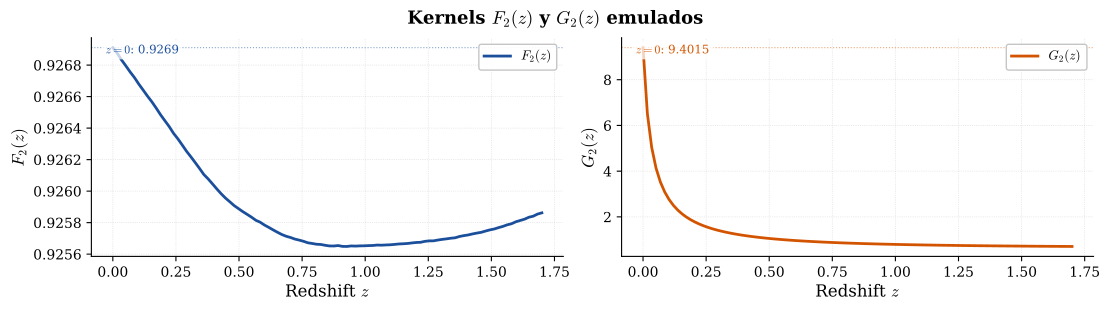

Python code for this plot:
import os

import numpy as np

import joblib

import tensorflow.keras as K

import matplotlib.pyplot as plt
import matplotlib.ticker as mticker
from matplotlib.gridspec import GridSpec, GridSpecFromSubplotSpec

from numerical.ode import calKernels
from emulator.inference import (
    load_split, scale_split, unscale, make_prediction,
    relative_error_pct, percentile_report, emulate,
)

params = {
               "k1" : 0.1,   # min: 0.001 || max: 0.6
               "k2" : 0.1,   # min: 0.001 || max: 0.6
              "x12" : 0.2,   # min: -1    || max: 1
              "Om0" : 0.3,   # min: 0.1   || max: 0.4
         "log10fR0" : -5.7,  # max: -7    || max: -4
            "z_max" : 1.7,   #            || max: 1
            "invH0" : 2997.92458,
       "batch_size" : 64,
           "etaini" : -4,
          "N_steps" : 4,
    "path_datasets" : "./src/datasets/",
       "path_model" : "./src/model/"
}

_RC = {
    # Tipografía
    "font.family":          "serif",
    "mathtext.fontset":     "cm",
    # Tamaños base
    "axes.titlesize":       13,
    "axes.labelsize":       12,
    "xtick.labelsize":      10,
    "ytick.labelsize":      10,
    "legend.fontsize":      9.5,
    # Leyenda
    "legend.framealpha":    0.90,
    "legend.edgecolor":     "0.75",
    "legend.handlelength":  2.0,
    # Cuadrícula
    "axes.grid":            True,
    "grid.linestyle":       ":",
    "grid.linewidth":       0.5,
    "grid.alpha":           0.50,
    # Bordes
    "axes.spines.top":      False,
    "axes.spines.right":    False,
    # Layout y guardado
    "figure.constrained_layout.use": True,
    "savefig.dpi":          600,
    "savefig.bbox":         "tight",
}

_C_TRUE = "#1B4F9B"   # azul profundo   → valores numéricos
_C_PRED = "#C0392B"   # rojo oscuro     → predicción emulador
_C_FILL = "#EAB7B2"   # rojo suave      → banda de diferencia
_C_F2   = "#1B4F9B"   # azul            → F₂
_C_G2   = "#D35400"   # naranja oscuro  → G₂
_C_HIST = "#2980B9"   # azul claro      → barras histograma
_C_P99  = "#C0392B"   # rojo            → línea de percentil 99

_NAMES  = [r"\mathcal{A}", r"\mathcal{A}^{\prime}", r"\mathcal{B}", r"\mathcal{B}^{\prime}"]
_DELTA_NAMES = [r"$\Delta\mathcal{A}\;[\%]$", r"$\Delta\mathcal{A}^{\prime}\;[\%]$",
                r"$\Delta\mathcal{B}\;[\%]$", r"$\Delta\mathcal{B}^{\prime}\;[\%]$"]

def importModel():
    path_model = params["path_model"]

    scaler_i = joblib.load(os.path.join(path_model, "scaler_i.pkl"))
    scaler_o = joblib.load(os.path.join(path_model, "scaler_o.pkl"))

    model = K.models.load_model(os.path.join(path_model, "model.keras"))

    return model, scaler_i, scaler_o

def loadData():
    path_datasets = params["path_datasets"]

    test = load_split(path_datasets, "test")

    print("Samples size:")
    print(f"Test: {len(test)}.\n")

    return test

# ### Relative error

def _plotComparation(scaled_x, unscaled_y, unscaled_y_predic, scaler_i):
    # ── Desescalar y seleccionar bloque z ─────────────────────────────────
    N_group    = 64
    unscaled_x = scaler_i.inverse_transform(scaled_x)
    idx        = np.argsort(unscaled_x[:N_group, 0])
    z_arr      = unscaled_x[:N_group][idx, 0]
    y_true     = unscaled_y[:N_group][idx]
    y_pred     = unscaled_y_predic[:N_group][idx]
    k1_v, k2_v, x12_v, Om0_v, lfR0_v = unscaled_x[0, 1:]

    # ── Construir figura ──────────────────────────────────────────────────
    _rc_local = {**_RC, "figure.constrained_layout.use": False}
    with plt.rc_context(_rc_local):

        fig = plt.figure(figsize=(11, 10))

        # Grilla exterior 2×2 (cada celda = 1 panel compuesto)
        outer = GridSpec(
            2, 2, figure=fig,
            hspace=0.15, wspace=0.30,
            top=0.93, bottom=0.07, left=0.09, right=0.97,
        )

        axes_m, axes_r = [], []
        for i in range(2):
            for j in range(2):
                # Sub-grilla interior: panel principal (alto 3) + residual (alto 1)
                inner = GridSpecFromSubplotSpec(
                    2, 1,
                    subplot_spec=outer[i, j],
                    height_ratios=[3, 1],
                    hspace=0.06,
                )
                ax_m = fig.add_subplot(inner[0])
                ax_r = fig.add_subplot(inner[1], sharex=ax_m)
                axes_m.append(ax_m)
                axes_r.append(ax_r)
                plt.setp(ax_m.get_xticklabels(), visible=False)  # ocultar x en main

        fig.suptitle(
            r"Comparación entre resultados numéricos vs emulados",
            fontsize=14, fontweight="bold",
        )

        # ── Cuadro de parámetros en panel A' (k=1) ───────────────────────
        param_text = "\n".join([
            "Configuración de modo",
            rf"$k_1 = {k1_v:.4f}\ h\,\mathrm{{Mpc}}^{{-1}}$",
            rf"$k_2 = {k2_v:.4f}\ h\,\mathrm{{Mpc}}^{{-1}}$",
            rf"$x_{{12}} = \hat{{k}}_1\cdot\hat{{k}}_2 = {x12_v:.4f}$",
            "",
            "Parámetros cosmológicos",
            rf"$\Omega_m = {Om0_v:.4f}$",
            rf"$\log_{{10}}(fR_0) = {lfR0_v:.4f}$",
        ])
        axes_m[1].text(
            0.97, 0.04,
            param_text,
            transform=axes_m[1].transAxes,
            ha="right", va="bottom",
            fontsize=8.2,
            linespacing=1.6,
            bbox=dict(
                boxstyle="round,pad=0.55",
                facecolor="#FEFCE8",    # crema suave
                alpha=0.93,
                edgecolor="0.55",
                linewidth=0.9,
            ),
        )

        # ── Paneles ───────────────────────────────────────────────────────
        for k, (ax_m, ax_r) in enumerate(zip(axes_m, axes_r)):
            truth   = y_true[:, k]
            pred    = y_pred[:, k]
            rel_pct = (pred / truth - 1.0) * 100.0   # Δy [%]

            # — Panel principal —
            ax_m.plot(z_arr, truth, color=_C_TRUE, lw=1.8,
                      label="Numérico", zorder=3)
            ax_m.plot(z_arr, pred,   color=_C_PRED, lw=1.4, ls="--",
                      label="Emulador", zorder=3)
            ax_m.fill_between(z_arr, truth, pred,
                              color=_C_FILL, alpha=0.30, zorder=2)
            ax_m.set_ylabel(rf"${_NAMES[k]}$", fontsize=12)
            # ax_m.set_title(_NAMES[k], fontsize=13, pad=5)
            if k == 0:
                ax_m.legend(loc="lower right", fontsize=9)

            # — Panel residual —
            ax_r.plot(z_arr, rel_pct, color="0.20", lw=1.2, zorder=3)
            ax_r.axhline(0.0, color="0.50", lw=0.7, ls=":", zorder=2)
            ax_r.fill_between(
                z_arr, rel_pct, 0.0,
                where=(rel_pct >= 0), color=_C_TRUE, alpha=0.15, zorder=1,
            )
            ax_r.fill_between(
                z_arr, rel_pct, 0.0,
                where=(rel_pct < 0),  color=_C_PRED, alpha=0.15, zorder=1,
            )

            amax = max(np.abs(rel_pct).max() * 1.35, 0.02)
            ax_r.set_ylim(-amax, amax)
            ax_r.set_ylabel(rf"{_DELTA_NAMES[k]}", fontsize=9, labelpad=2)
            ax_r.yaxis.set_major_locator(
                mticker.MaxNLocator(nbins=3, symmetric=True)
            )
            ax_r.yaxis.set_major_formatter(mticker.FormatStrFormatter("%.2f"))
            ax_r.tick_params(axis="both", labelsize=8)

        # Etiqueta x sólo en paneles residuales inferiores (k=2,3)
        for ax_r in axes_r[2:]:
            ax_r.set_xlabel(r"Redshift $z$", fontsize=11)

        plt.savefig("comparation.pdf")
        plt.show()

def plotRelError(rel_error):
    with plt.rc_context(_RC):
        fig, axes = plt.subplots(2, 2, figsize=(11, 8))
        fig.suptitle(
            "Error relativo porcentual del emulador",
            fontsize=14, fontweight="bold",
        )

        for c in range(2):
            for r in range(2):
                k   = r * 2 + c
                ax  = axes[r, c]
                err = rel_error.T[k]

                # ── Percentil 99 adaptativo ──────────────────────────────
                p99 = float(np.percentile(np.abs(err), 99))
                rng = (-p99 * 1.08, p99 * 1.08)

                n, bins, _ = ax.hist(
                    err, bins=60, range=rng,
                    log=True, orientation="horizontal",
                    color=_C_HIST, alpha=0.75,
                    edgecolor="white", linewidth=0.2,
                )

                # ── Línea de percentil 99 ────────────────────────────────
                ax.axhline(+p99, color=_C_P99, lw=1.6, ls="--", zorder=5,
                           label=rf"$p_{{99}} = {p99:.2f}\%$")
                ax.axhline(-p99, color=_C_P99, lw=1.6, ls="--", zorder=5)
                ax.axhline(0.0,  color="0.40", lw=0.8, ls=":",  zorder=4)

                # Zona sombreada fuera del percentil 99
                ax.axhspan(+p99,  rng[1], color=_C_P99, alpha=0.07, zorder=1)
                ax.axhspan(rng[0], -p99,  color=_C_P99, alpha=0.07, zorder=1)

                ax.set_ylabel(
                    rf"$\Delta\,{_NAMES[k]}\;[\%]$", fontsize=12, labelpad=3
                )
                ax.set_xlabel("Frecuencia", fontsize=11)
                # ax.set_title(
                #     rf"Error relativo de {_NAMES[k]}", fontsize=12
                # )
                ax.set_ylim(rng)
                ax.legend(fontsize=9, loc="lower right",
                          handlelength=1.2, framealpha=0.85)

        plt.savefig("error.pdf")
        plt.show()

def plotKernels(z_arr, F2, G2, F2_gr=None, G2_gr=None):
    data = [(F2, _C_F2, r"$F_2(z)$"), (G2, _C_G2, r"$G_2(z)$")]
    refs = [F2_gr, G2_gr]

    with plt.rc_context(_RC):
        fig, axes = plt.subplots(1, 2, figsize=(11, 3))
        fig.suptitle(
            r"Kernels $F_2(z)$ y $G_2(z)$ emulados",
            fontsize=13, fontweight="bold",
        )

        _gr_labels = [r"$F_2^{\rm GR}(z)$", r"$G_2^{\rm GR}(z)$"]
        for i, (ax, (vals, color, label), ref) in enumerate(zip(axes, data, refs)):
            # ── Curva principal ──────────────────────────────────────────
            ax.plot(z_arr, vals, color=color, lw=2.0,
                    label=label, zorder=3)

            # ── Referencia GR (si se proporcionó) ───────────────────────
            if ref is not None:
                ax.plot(z_arr, ref, color="0.50", lw=1.2, ls="--",
                        label=_gr_labels[i], zorder=2)
                # Banda de desviación respecto a GR
                ax.fill_between(z_arr, vals, ref,
                                color=color, alpha=0.12, zorder=1,
                                label=r"$\Delta$ (mod. grav.)")

            # ── Línea punteada en z=0 ────────────────────────────────────
            ax.axhline(vals[0], color=color, lw=0.8, ls=":",
                       alpha=0.55, zorder=2)
            ax.text(
                0.03, 0.97,
                rf"$z=0$: {vals[0]:.4f}",
                transform=ax.transAxes, ha="left", va="top",
                fontsize=8.5, color=color,
                bbox=dict(boxstyle="round,pad=0.25",
                          facecolor="white", alpha=0.75, edgecolor="none"),
            )

            ax.set_xlabel(r"Redshift $z$", fontsize=12)
            ax.set_ylabel(label, fontsize=12)
            # ax.set_title(label, fontsize=13)
            ax.legend(fontsize=9.5, loc="upper right")

        plt.savefig("kernels.pdf")
        plt.show()

# ### Main

model, scaler_i, scaler_o = importModel()
test  = loadData()

scaled_x, scaled_y = scale_split(test, scaler_i, scaler_o)
scaled_y_predic     = make_prediction(model, scaled_x, params["batch_size"])

unscaled_y        = unscale(scaled_y, scaler_o)
unscaled_y_predic = unscale(scaled_y_predic, scaler_o)

test_error = relative_error_pct(unscaled_y, unscaled_y_predic)
percentile_report(test_error)
_plotComparation(scaled_x, unscaled_y, unscaled_y_predic, scaler_i)

plotRelError(test_error)

k1       = params["k1"]
k2       = params["k2"]
x12      = params["x12"]
Om0      = params["Om0"]
fR0      = 10**params["log10fR0"]
z_max    = params["z_max"]

z_arr = np.linspace(0, z_max, 100)
args = np.array([k1, k2, x12, Om0, fR0])

AB_functions = emulate(z_arr, args, model, scaler_i, scaler_o, params["batch_size"])

F2, G2 = calKernels(
    z_arr, AB_functions,
    k1, k2, x12, Om0, params["invH0"], params["etaini"], params["N_steps"],
)

plotKernels(z_arr, F2, G2)
